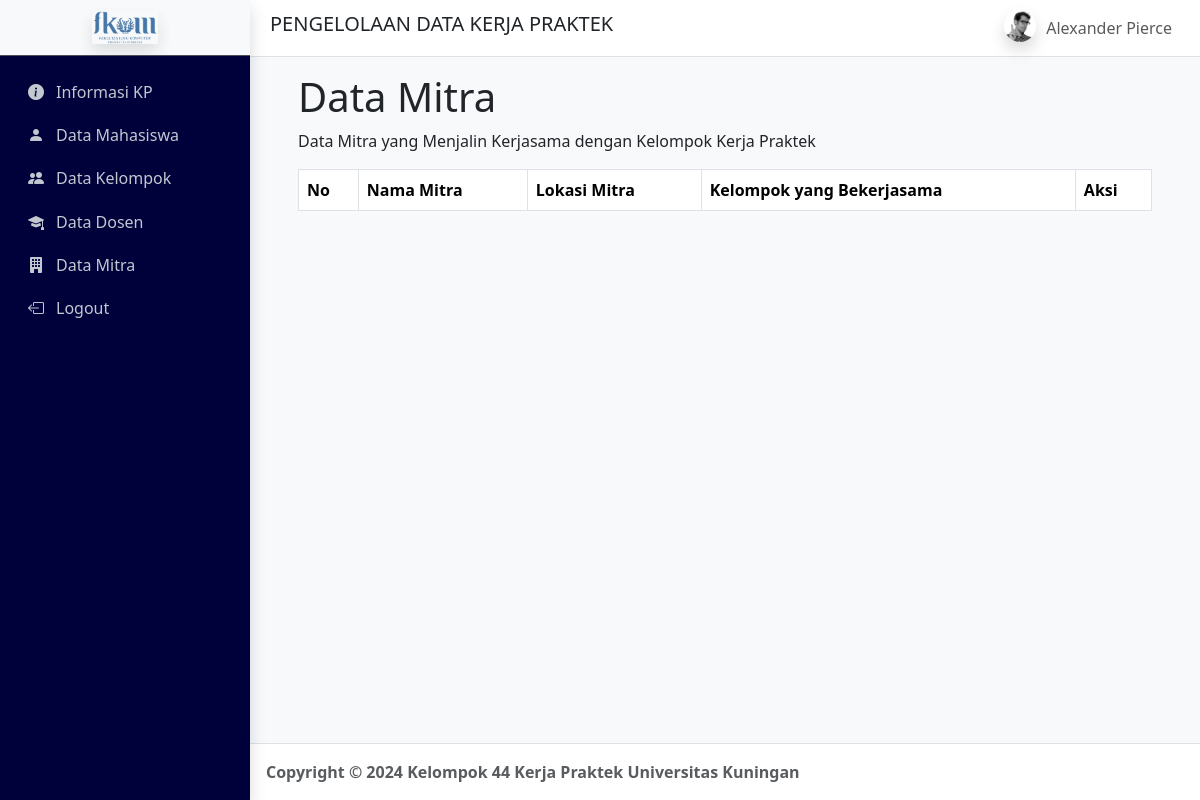
/pages/admin/dashboard/mitra.php (signed in), run on an earlier commit of the app's database.
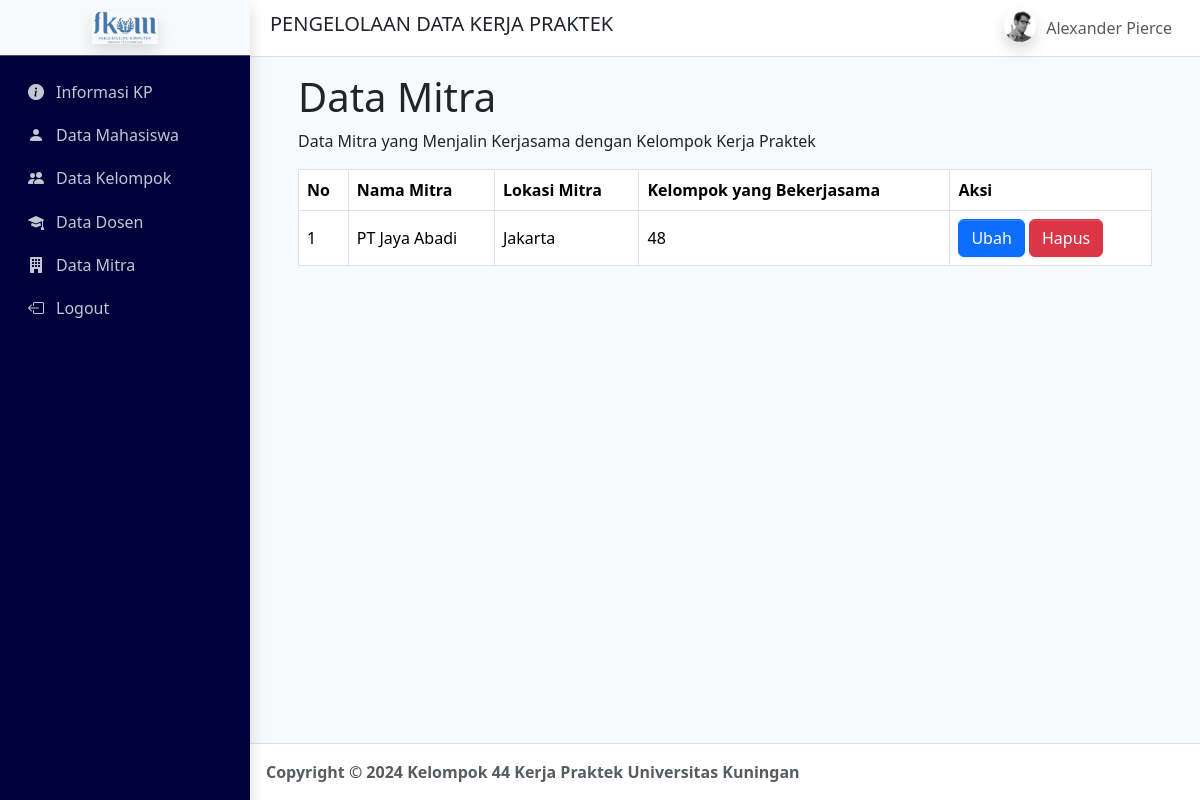
And on a later commit of the database.
### tables this page shows
CREATE TABLE `mitra` (
  `id_mitra` int NOT NULL,
  `nama_mitra` varchar(100) DEFAULT NULL,
  `lokasi` varchar(255) DEFAULT NULL
);

### pages/admin/dashboard/mitra.php (the view, shortened to what this page needs)
<?php
include '../../koneksi.php';
$query = "
    SELECT
        m.id_mitra,
        m.nama_mitra,
        m.lokasi,
        GROUP_CONCAT(DISTINCT kc.no_kelompok ORDER BY kc.no_kelompok ASC SEPARATOR ', ') AS no_kelompok
    FROM mitra m
    INNER JOIN kpconnection kc ON m.id_mitra = kc.id_mitra
    GROUP BY m.id_mitra, m.nama_mitra, m.lokasi
";
$result = mysqli_query($conn, $query);
?>
<!DOCTYPE html>
<html lang="en">
<head>
    <link rel="stylesheet" href="../../../css/adminlte.min.css"/>
    <link rel="stylesheet" href="https://cdn.jsdelivr.net/npm/bootstrap-icons@1.11.3/font/bootstrap-icons.min.css">
</head>
<body class="layout-fixed sidebar-expand-lg bg-body-tertiary">
<div class="app-wrapper">
            <nav class="app-header navbar navbar-expand bg-body">
                <div class="container-fluid">
                    <h5 class="brand-text text-dark ms-2 align-middle">PENGELOLAAN DATA KERJA PRAKTEK</h5>
                    <ul class="navbar-nav ms-auto">
                        <li class="nav-item dropdown user-menu"> <a href="#" class="nav-link dropdown-toggle" data-bs-toggle="dropdown"> <img src="/dist/assets/img/user2-160x160.jpg" class="user-image rounded-circle shadow" alt="User Image"> <span class="d-none d-md-inline">Alexander Pierce</span> </a>
                        </li>
                    </ul>
                </div>
            </nav>
            <aside class="app-sidebar shadow" style="background-color: rgb(0, 0, 58); color: white;" data-bs-theme="dark">
                <div class="sidebar-brand bg-light"> <a href="./home.html" class="brand-link"> <img src="/dist/assets/img/LOGOFKOM.png" alt="AdminLTE Logo" class="brand-image opacity-75 shadow"> </a> </div>
                <div class="sidebar-wrapper">
                    <nav class="mt-2">
                    <ul class="nav sidebar-menu flex-column" role="menu">
                    <li class="nav-item"> <a href="infokp.php" class="nav-link"> <i class="nav-icon bi bi-info-circle-fill"></i>
                                <p>Informasi KP</p>
                            </a> </li>
                            <li class="nav-item"> <a href="mahasiswa.php" class="nav-link"> <i class="nav-icon bi bi-person-fill"></i>
                                    <p>Data Mahasiswa</p>
                                </a> </li>
                            <li class="nav-item"> <a href="kelompok.php" class="nav-link"> <i class="nav-icon bi bi-people-fill"></i>
                                    <p>Data Kelompok</p>
                                </a> </li>
                            <li class="nav-item"> <a href="dosen.php" class="nav-link"> <i class="nav-icon bi bi-mortarboard-fill"></i>
                                    <p>Data Dosen</p>
                                </a> </li>
                            <li class="nav-item"> <a href="mitra.php" class="nav-link"> <i class="nav-icon bi bi-building-fill"></i>
                                    <p>Data Mitra</p>
                                </a> </li>
                            <li class="nav-item"> <a href="../../logout.php" class="nav-link"> <i class="nav-icon bi bi-box-arrow-left"></i>
                                    <p>Logout</p>
                                </a> </li>
                        </ul>
                    </nav>
                </div>
            </aside>
        <main class="app-main">
            <div class="container-fluid px-5 py-3">
                <h1>Data Mitra</h1>
                <p>Data Mitra yang Menjalin Kerjasama dengan Kelompok Kerja Praktek</p>
                <table class="table table-bordered mt-3">
                    <thead>
                        <tr>
                            <th>No</th>
                            <th>Nama Mitra</th>
                            <th>Lokasi Mitra</th>
                            <th>Kelompok yang Bekerjasama</th>
                            <th>Aksi</th>
                        </tr>
                    </thead>
                    <tbody>
                        <?php
                        $no = 1;
                        while ($row = mysqli_fetch_assoc($result)) {
                            echo "<tr class='align-middle'>";
                            echo "<td>{$no}</td>";
                            echo "<td>" . htmlspecialchars($row['nama_mitra']) . "</td>";
                            echo "<td>" . htmlspecialchars($row['lokasi']) . "</td>";
                            echo "<td>" . htmlspecialchars($row['no_kelompok']) . "</td>";
                            echo "<td>
                                    <button class='btn btn-primary' type='button'>Ubah</button>
                                    <button class='btn btn-danger' type='button'>Hapus</button>
                                  </td>";
                            echo "</tr>";
                            $no++;
                        }
                        ?>
                    </tbody>
                </table>
            </div>
        </main>
        <footer class="app-footer">
            <strong>Copyright &copy; 2024 Kelompok 44 Kerja Praktek Universitas Kuningan</strong>
        </footer>
    </div>
</body>
</html>

What changed in the data, as far as the page shows it:
added mitra: nama_mitra "PT Jaya Abadi", lokasi "Jakarta", no_kelompok "48"
